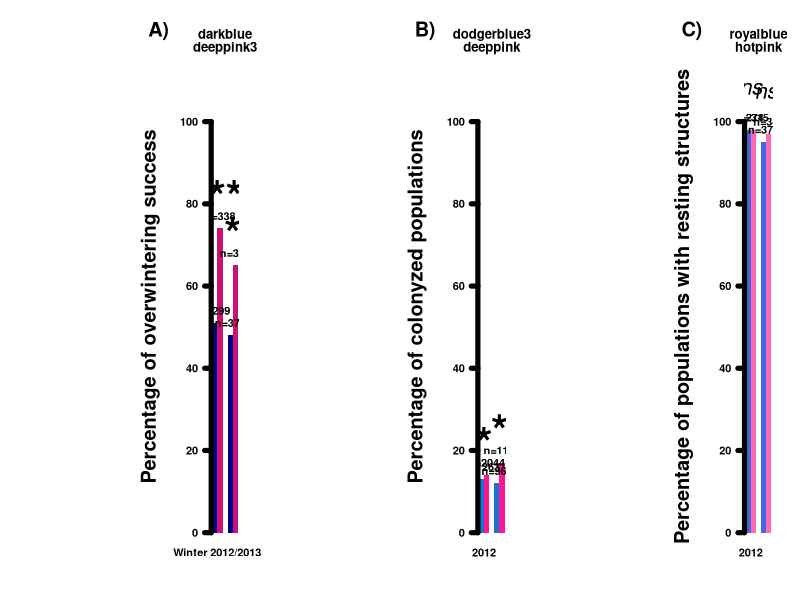
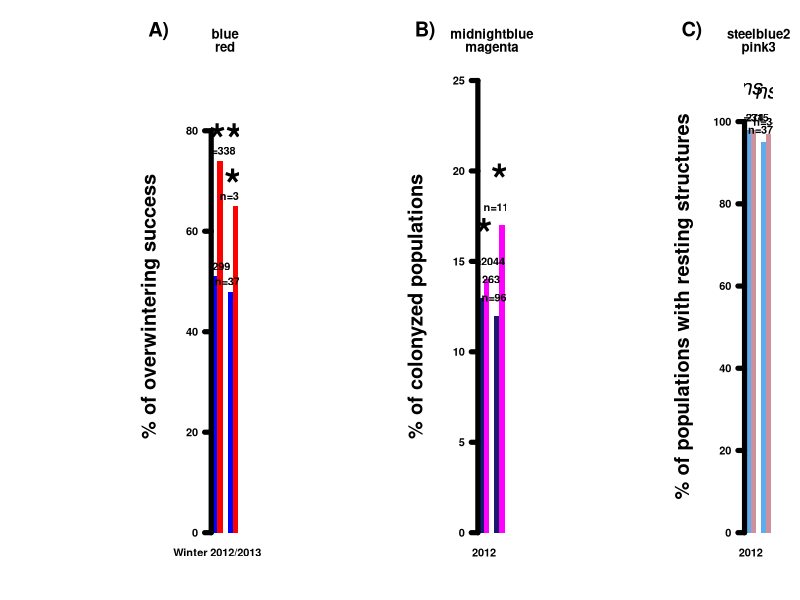
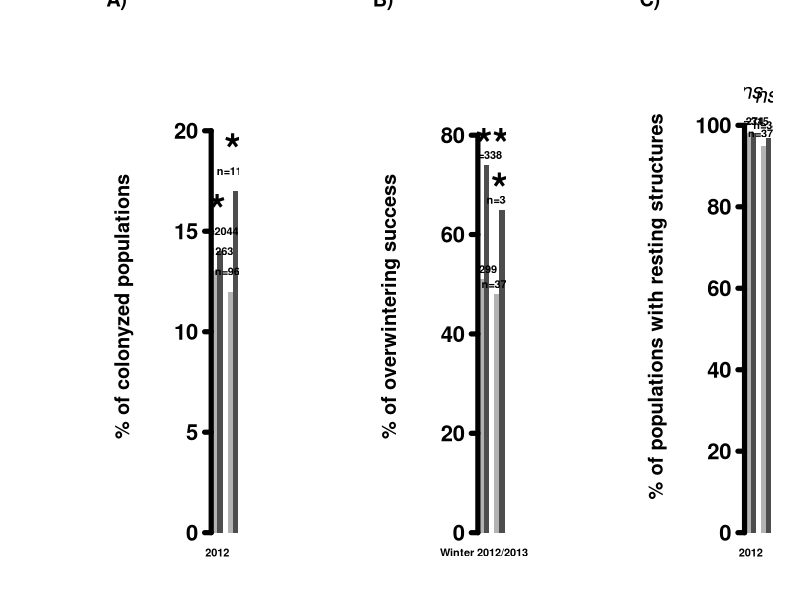
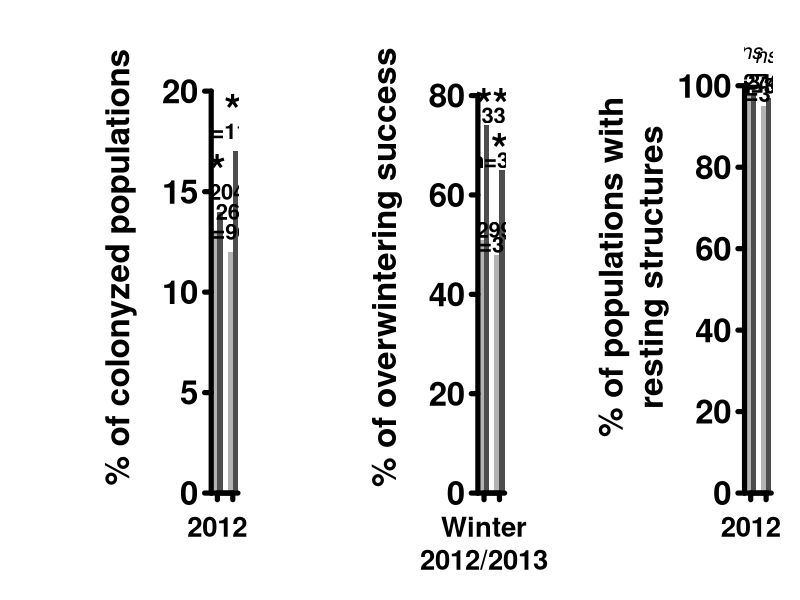
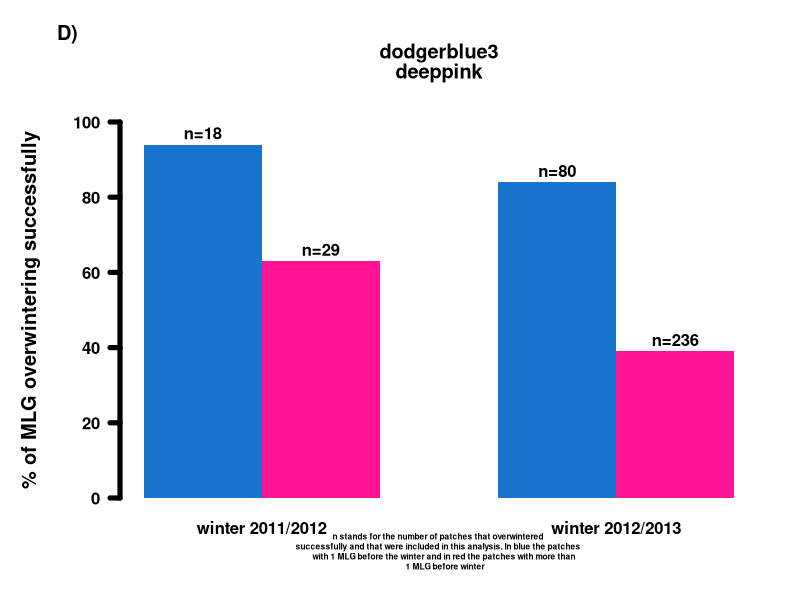

The R script that drew these images, in order:
###############################################################################
###############################################################################
#barplot of the effect of coinfection on different parameters
###############################################################################
###############################################################################


###############################################################################
#first try
###############################################################################

op<-par(mfrow=c(1,3),mar=c(5.1,16,6.1,2.1), oma=c(0,0,0,0))

#first plot for the overwintering success
coolcol<-c("darkblue","deeppink3")
datmat<-matrix(c(51,74,48,65),nrow=2)
temp<-barplot(datmat,beside=TRUE,border=NA,col=coolcol,
              names.arg=list("Winter 2012/2013","Winter 2013/2014"),
              main=coolcol,font=2,las=1,cex.lab=2,lwd=5,ylim=c(0,110))
mtext(side=2,text="Percentage of overwintering success",line=4,font=2,cex=1.2)
text(temp[1],datmat[1]+3,"n=299",font=2)
text(temp[2],datmat[2]+3,"n=338",font=2)
text((temp[1]+temp[2])/2,max(datmat[1:2])+10,"***",font=2,cex=4)
text(temp[3],datmat[3]+3,"n=372",font=2)
text(temp[4],datmat[4]+3,"n=346",font=2)
text((temp[3]+temp[4])/2,max(datmat[3:4])+10,"*",font=2,cex=4)
mtext(side=2,text="A)",font=2,cex=1.2,adj=3,padj=-18,las=1)

#second plot for the colonization success
coolcol<-c("dodgerblue3","deeppink")
datmat<-matrix(c(13,14,12,17),nrow=2)
temp<-barplot(datmat,beside=TRUE,border=NA,col=coolcol,
              names.arg=list("2012","2013"),
              main=coolcol,font=2,las=1,cex.lab=2,lwd=5,ylim=c(0,110))
mtext(side=2,text="Percentage of colonyzed populations",line=4,font=2,cex=1.2)
text(temp[1],datmat[1]+3,"n=1263",font=2)
text(temp[2],datmat[2]+3,"n=2044",font=2)
text((temp[1]+temp[2])/2,max(datmat[1:2])+10,"*",font=2,cex=4)
text(temp[3],datmat[3]+3,"n=962",font=2)
text(temp[4],datmat[4]+3,"n=1184",font=2)
text((temp[3]+temp[4])/2,max(datmat[3:4])+10,"*",font=2,cex=4)
mtext(side=2,text="B)",font=2,cex=1.2,adj=3,padj=-18,las=1)

#third plot for the production of overwintering structures
coolcol<-c("royalblue","hotpink")
datmat<-matrix(c(98,98,95,97),nrow=2)
temp<-barplot(datmat,beside=TRUE,border=NA,col=coolcol,
              names.arg=list("2012","2013"),
              main=coolcol,font=2,las=1,cex.lab=2,lwd=5,ylim=c(0,110))
mtext(side=2,text="Percentage of populations with resting structures",
      line=4,font=2,cex=1.2)
text(temp[1],datmat[1]+3,"n=274",font=2)
text(temp[2],datmat[2]+3,"n=315",font=2)
text((temp[1]+temp[2])/2,max(datmat[1:2])+10,"ns",font=3,cex=2)
text(temp[3],datmat[3]+3,"n=374",font=2)
text(temp[4],datmat[4]+3,"n=343",font=2)
text((temp[3]+temp[4])/2,max(datmat[3:4])+10,"ns",font=3,cex=2)
mtext(side=2,text="C)",font=2,cex=1.2,adj=3,padj=-18,las=1)

par(op)

#export to pdf 16 X 9 inches


###############################################################################
#second try
###############################################################################

op<-par(mfrow=c(1,3),mar=c(5.1,16,6.1,2.1), oma=c(0,0,0,0))

#first plot for the overwintering success
coolcol<-c("blue","red")
datmat<-matrix(c(51,74,48,65),nrow=2)
temp<-barplot(datmat,beside=TRUE,border=NA,col=coolcol,
              names.arg=list("Winter 2012/2013","Winter 2013/2014"),
              main=coolcol,font=2,las=1,cex.lab=2,lwd=5,ylim=c(0,90))
mtext(side=2,text="% of overwintering success",line=4,font=2,cex=1.2)
text(temp[1],datmat[1]+2,"n=299",font=2)
text(temp[2],datmat[2]+2,"n=338",font=2)
text((temp[1]+temp[2])/2,max(datmat[1:2])+6,"***",font=2,cex=4)
text(temp[3],datmat[3]+2,"n=372",font=2)
text(temp[4],datmat[4]+2,"n=346",font=2)
text((temp[3]+temp[4])/2,max(datmat[3:4])+6,"*",font=2,cex=4)
mtext(side=2,text="A)",font=2,cex=1.2,adj=3,padj=-18,las=1)

#second plot for the colonization success
coolcol<-c("midnightblue","magenta")
datmat<-matrix(c(13,14,12,17),nrow=2)
temp<-barplot(datmat,beside=TRUE,border=NA,col=coolcol,
              names.arg=list("2012","2013"),
              main=coolcol,font=2,las=1,cex.lab=2,lwd=5,ylim=c(0,25))
mtext(side=2,text="% of colonyzed populations",line=4,font=2,cex=1.2)
text(temp[1],datmat[1]+1,"n=1263",font=2)
text(temp[2],datmat[2]+1,"n=2044",font=2)
text((temp[1]+temp[2])/2,max(datmat[1:2])+3,"*",font=2,cex=4)
text(temp[3],datmat[3]+1,"n=962",font=2)
text(temp[4],datmat[4]+1,"n=1184",font=2)
text((temp[3]+temp[4])/2,max(datmat[3:4])+3,"*",font=2,cex=4)
mtext(side=2,text="B)",font=2,cex=1.2,adj=3,padj=-18,las=1)

#third plot for the production of overwintering structures
coolcol<-c("steelblue2","pink3")
datmat<-matrix(c(98,98,95,97),nrow=2)
temp<-barplot(datmat,beside=TRUE,border=NA,col=coolcol,
              names.arg=list("2012","2013"),
              main=coolcol,font=2,las=1,cex.lab=2,lwd=5,ylim=c(0,110))
mtext(side=2,text="% of populations with resting structures",
      line=4,font=2,cex=1.2)
text(temp[1],datmat[1]+3,"n=274",font=2)
text(temp[2],datmat[2]+3,"n=315",font=2)
text((temp[1]+temp[2])/2,max(datmat[1:2])+10,"ns",font=3,cex=2)
text(temp[3],datmat[3]+3,"n=374",font=2)
text(temp[4],datmat[4]+3,"n=343",font=2)
text((temp[3]+temp[4])/2,max(datmat[3:4])+10,"ns",font=3,cex=2)
mtext(side=2,text="C)",font=2,cex=1.2,adj=3,padj=-18,las=1)

par(op)

#export to pdf 16 X 9 inches

which(colors()=="hotpink")


###############################################################################
#third try, this time not in color, but with 2 shades of greys
###############################################################################

op<-par(mfrow=c(1,3),mar=c(5.1,16,6.1,2.1), oma=c(0,0,0,0))

coolcol<-c("grey70","grey30")

#first plot for the colonization success
datmat<-matrix(c(13,14,12,17),nrow=2)
temp<-barplot(datmat,beside=TRUE,border=NA,col=coolcol,
              names.arg=list("2012","2013"),
              font=2,las=1,cex.axis=2,cex.names=1,lwd=5,ylim=c(0,22.5))
mtext(side=2,text="% of colonyzed populations",line=6,font=2,cex=1.2)
text(temp[1],datmat[1]+1,"n=1263",font=2)
text(temp[2],datmat[2]+1,"n=2044",font=2)
text((temp[1]+temp[2])/2,max(datmat[1:2])+2.5,"*",font=2,cex=4)
text(temp[3],datmat[3]+1,"n=962",font=2)
text(temp[4],datmat[4]+1,"n=1184",font=2)
text((temp[3]+temp[4])/2,max(datmat[3:4])+2.5,"*",font=2,cex=4)
mtext(side=2,text="A)",font=2,cex=1.2,adj=5,padj=-20,las=1)


#second plot for the overwintering success
datmat<-matrix(c(51,74,48,65),nrow=2)
temp<-barplot(datmat,beside=TRUE,border=NA,col=coolcol,
              names.arg=list("Winter 2012/2013","Winter 2013/2014"),
              font=2,las=1,cex.axis=2,cex.names=1,lwd=5,ylim=c(0,91))
mtext(side=2,text="% of overwintering success",line=6,font=2,cex=1.2)
text(temp[1],datmat[1]+2,"n=299",font=2)
text(temp[2],datmat[2]+2,"n=338",font=2)
text((temp[1]+temp[2])/2,max(datmat[1:2])+6,"***",font=2,cex=4)
text(temp[3],datmat[3]+2,"n=372",font=2)
text(temp[4],datmat[4]+2,"n=346",font=2)
text((temp[3]+temp[4])/2,max(datmat[3:4])+6,"*",font=2,cex=4)
mtext(side=2,text="B)",font=2,cex=1.2,adj=5,padj=-20,las=1)


#third plot for the production of overwintering structures
datmat<-matrix(c(98,98,95,97),nrow=2)
temp<-barplot(datmat,beside=TRUE,border=NA,col=coolcol,
              names.arg=list("2012","2013"),
              font=2,las=1,cex.axis=2,cex.names=1,lwd=5,ylim=c(0,111))
mtext(side=2,text="% of populations with resting structures",
      line=6,font=2,cex=1.2)
text(temp[1],datmat[1]+3,"n=274",font=2)
text(temp[2],datmat[2]+3,"n=315",font=2)
text((temp[1]+temp[2])/2,max(datmat[1:2])+10,"ns",font=3,cex=2)
text(temp[3],datmat[3]+3,"n=374",font=2)
text(temp[4],datmat[4]+3,"n=343",font=2)
text((temp[3]+temp[4])/2,max(datmat[3:4])+10,"ns",font=3,cex=2)
mtext(side=2,text="C)",font=2,cex=1.2,adj=5,padj=-20,las=1)

par(op)

#export to pdf 16 X 9 inches


###############################################################################
#fourth try, still not in color, with bigger text font
###############################################################################

op<-par(mfrow=c(1,3),mar=c(5.1,16,3.1,2.1), oma=c(3,0,0,0))

coolcol<-c("grey70","grey30")

#first plot for the colonization success
datmat<-matrix(c(13,14,12,17),nrow=2)
temp<-barplot(datmat,beside=TRUE,border=NA,col=coolcol,font=2,las=1,
              cex.axis=3,cex.names=1,lwd=5,ylim=c(0,22.5),xpd=FALSE)
axis(1,at=c(0,6),lwd=5,labels=FALSE,lwd.ticks=0)
axis(1,at=c(2,5),labels=list("2012","2013"),lwd=5,font=2,cex.axis=2.5,padj=1)
mtext(side=2,text="% of colonyzed populations",line=6,font=2,cex=2)
text(temp[1],datmat[1]+1,"n=1263",font=2,cex=2)
text(temp[2],datmat[2]+1,"n=2044",font=2,cex=2)
text((temp[1]+temp[2])/2,max(datmat[1:2])+2.5,"*",font=2,cex=4)
text(temp[3],datmat[3]+1,"n=962",font=2,cex=2)
text(temp[4],datmat[4]+1,"n=1184",font=2,cex=2)
text((temp[3]+temp[4])/2,max(datmat[3:4])+2.5,"*",font=2,cex=4)
mtext(side=2,text="A)",font=2,cex=2,adj=3,padj=-12,las=1)


#second plot for the overwintering success
datmat<-matrix(c(51,74,48,65),nrow=2)
temp<-barplot(datmat,beside=TRUE,border=NA,col=coolcol,font=2,las=1,
              cex.axis=3,cex.names=1,lwd=5,ylim=c(0,91),xpd=FALSE)
axis(1,at=c(0,6),lwd=5,labels=FALSE,lwd.ticks=0)
axis(1,at=c(2,5),labels=list("Winter\n2012/2013","Winter\n2013/2014"),lwd=5,
     font=2,cex.axis=2.5,padj=1)
mtext(side=2,text="% of overwintering success",line=6,font=2,cex=2)
text(temp[1],datmat[1]+2,"n=299",font=2,cex=2)
text(temp[2],datmat[2]+2,"n=338",font=2,cex=2)
text((temp[1]+temp[2])/2,max(datmat[1:2])+6,"***",font=2,cex=4)
text(temp[3],datmat[3]+2,"n=372",font=2,cex=2)
text(temp[4],datmat[4]+2,"n=346",font=2,cex=2)
text((temp[3]+temp[4])/2,max(datmat[3:4])+6,"*",font=2,cex=4)
mtext(side=2,text="B)",font=2,cex=2,adj=3,padj=-12,las=1)


#third plot for the production of overwintering structures
datmat<-matrix(c(98,98,95,97),nrow=2)
temp<-barplot(datmat,beside=TRUE,border=NA,col=coolcol,font=2,las=1,
              cex.axis=3,cex.names=1,lwd=5,ylim=c(0,111),xpd=FALSE)
axis(1,at=c(0,6),lwd=5,labels=FALSE,lwd.ticks=0)
axis(1,at=c(2,5),labels=list("2012","2013"),lwd=5,font=2,cex.axis=2.5,padj=1)
mtext(side=2,text="% of populations with\nresting structures",
      line=6,font=2,cex=2)
text(temp[1],datmat[1]+3,"n=274",font=2,cex=2)
text(temp[2],datmat[2]+3,"n=315",font=2,cex=2)
text((temp[1]+temp[2])/2,max(datmat[1:2])+10,"ns",font=3,cex=2)
text(temp[3],datmat[3]+3,"n=374",font=2,cex=2)
text(temp[4],datmat[4]+3,"n=343",font=2,cex=2)
text((temp[3]+temp[4])/2,max(datmat[3:4])+10,"ns",font=3,cex=2)
mtext(side=2,text="C)",font=2,cex=2,adj=3,padj=-12,las=1)

par(op)

#export to pdf 25 X 9 inches


###############################################################################
#barplot for the mono-MLG vs several-MLG MLG survival rate
###############################################################################

op<-par(mfrow=c(1,1),mar=c(5.1,6,6.1,2.1), oma=c(0,0,0,0))

coolcol<-c("dodgerblue3","deeppink")
datmat<-matrix(c(94,63,84,39),nrow=2)
temp<-barplot(datmat,beside=TRUE,border=NA,col=coolcol,
              names.arg=list("winter 2011/2012","winter 2012/2013"),
              main=coolcol,font=2,las=1,cex.lab=2,lwd=5,ylim=c(0,100))
mtext(side=2,text="% of MLG overwintering successfully",line=4,font=2,cex=1.2)
text(temp[1],datmat[1]+3,"n=18",font=2)
text(temp[2],datmat[2]+3,"n=29",font=2)
#text((temp[1]+temp[2])/2,max(datmat[1:2])+3,"*",font=2,cex=4)
text(temp[3],datmat[3]+3,"n=80",font=2)
text(temp[4],datmat[4]+3,"n=236",font=2)
#text((temp[3]+temp[4])/2,max(datmat[3:4])+3,"*",font=2,cex=4)
mtext(side=2,text="D)",font=2,cex=1.2,adj=3,padj=-18,las=1)
mtext(side=1,text="n stands for the number of patches that overwintered 
successfully and that were included in this analysis. In blue the patches 
      with 1 MLG before the winter and in red the patches with more than 
      1 MLG before winter",
      font=2,cex=0.5,adj=NA,padj=1.5,las=0)

par(op)

#export to pdf 6 X 9 inches


###############################################################################
#END
###############################################################################
